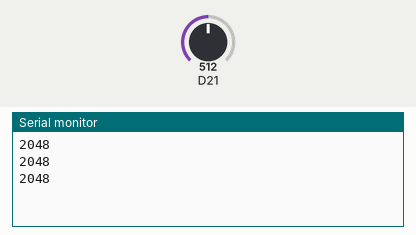
Recording of a sketch running on a simulated Arduino Zero (SAMD21). On the bench: the last lines printed to the serial monitor. Inputs (shaded band) come from the test bench; at power-on: D21 = 512 (analog values on the 0–1023 scale).

Above: at 1.3 s.
1.4 s: D21 set to 716
At 1.9 s:
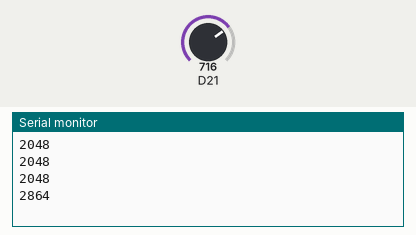
2.9 s: D21 set to 900
At 3.4 s:
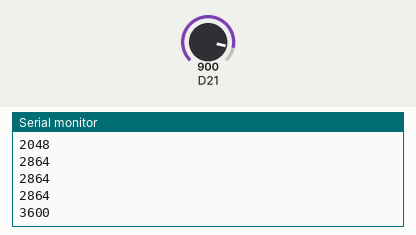
Timing chart, 0 to 5.9 s (numbered marks = the images above; inputs shaded):
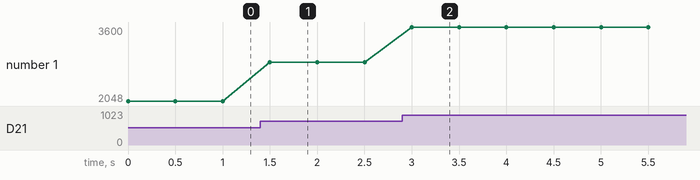

The sketch:

adc.ino
```cpp
#define sensor A7

int adc = 0;


void setup()
{
  // put your setup code here, to run once:
  Serial.begin(9600);
  analogReadResolution(12);
  pinMode(A7, INPUT);
}

void loop()
{
  // put your main code here, to run repeatedly:
  adc = analogRead(A7);
  Serial.println(adc);
  delay(500);
}
```

Measured:
- after the input at 1.4 s, the serial monitor: prints a new line after 0.10 s (image 1)
- after the input at 2.9 s, the serial monitor: prints a new line after 0.10 s (image 2)
- plotted number 1: 2048 → 2864 after the input at 1.4 s, 2864 → 3600 after the input at 2.9 s
